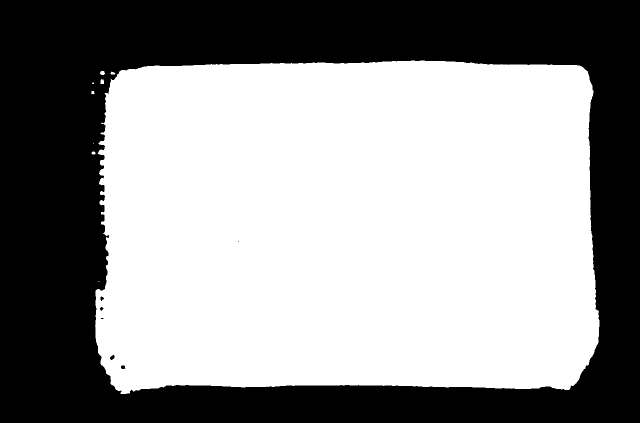
#> input picture debug999.png, 1280 x 845 px (shown at 1/2 size)
$ python '边缘检测的探索5.py'
#> lines starting #> are read from the running program, lines starting #| are printed output that depends on the picture; after the words box and inside, x2 and y2 are one past the last pixel; in counts of white or black regions, pixels touching at a corner belong together; long printed decimals are rounded

#======从mask 变到 图像的四角定位.

import cv2  #######边缘检测.
import argparse
import imutils
import cv2

import numpy as np


import argparse
import imutils
import cv2

import cv2
import numpy as np

#写一个方法用于展示图像，展示后按任意键继续下行代码
# [5 lines left out: function cv_show, not called in this run]

img = cv2.imread('debug999.png',0).astype(np.uint8)*1
#> img: shape (845, 1280); 58.3% white; 7 black regions (2 under 20 px), largest, box (x1, y1, x2, y2) and area: (0, 0, 1280, 845) 450940, (220, 710, 229, 720) 60, (242, 731, 251, 738) 52, (201, 593, 208, 602) 41, (200, 614, 207, 622) 35
# img = cv2.imread('0分割算法之后的各个小图片.png',0).astype(np.uint8)*1
# print(sum(sum(img2-img)))
# cv2.imwrite('img.png',img)

print(1)


#就是上一章的内容，具体就是会输出一个轮廓图像并返回一个轮廓数据
def draw_contour(img,color,width):
    import numpy as np
    kernel = np.ones((1, 5), np.uint8)
    if len(img.shape)>2:
        gray = cv2.cvtColor(img, cv2.COLOR_BGR2GRAY)#转换灰度图
    else:
        gray=img
    cv2.imwrite('gray.png',gray)
    ret, binary = cv2.threshold(gray,0,255,cv2.THRESH_BINARY+cv2.THRESH_TRIANGLE)
    binary2 = cv2.morphologyEx(binary, cv2.MORPH_CLOSE, kernel, anchor=(2, 0), iterations=22) # 二值化.
    #模糊化.


    binary = cv2.blur(img,(5,5))
    binary = cv2.blur(binary,(5,5))
    binary = cv2.blur(binary,(5,5))
    binary = cv2.boxFilter(binary,-1,(5,5), normalize=True )
    cv2.imwrite('binary998.png',binary)
    if 1:
    # 边缘检测, Sobel算子大小为3
        edges = cv2.Canny(binary, 100, 200, apertureSize=3)
        # 霍夫曼直线检测
        cv2.imwrite('binary997.png',edges )

        gao=edges.shape[0]
        chang=edges.shape[1]


        lines = cv2.HoughLinesP(edges, 1, 1*np.pi / 180, int((gao+chang)/40), minLineLength=(gao+chang)/20, maxLineGap=(gao+chang)/20)


#setp1: 现在各个直线.进行分成4类. 然后再拟合4个直线.!!!!!!!!!!!!!!!
        #=======首先算出 每个直线的旋转角度.
        #====直接算斜率
        # xielv=[]
        # for i in lines:
        #     xielv.append('inf' if not i[0][3]-i[0][1] else (i[0][3]-i[0][1])/(i[0][2]-i[0][0]))
        #     print()

        print()
        import math
        #=========输入一个直线, 计算他跟x轴的夹角.
        def jiajiao(line):   # 4点决定一个线
                if (line[2]-line[0]) :
                    a=math.atan((line[3]-line[1])/(line[2]-line[0]))/math.pi*180
                    # if a<0:
                    #     return 180+a
                    return a
                else:
                    return 90
        # a=jiajiao([0,0,-1,1])
        a=[jiajiao([i[0][0],i[0][1],i[0][2],i[0][3]]) for i in lines]
        jiajiaobaocun=a

        import matplotlib.pyplot as plt
        import numpy as np
        # import libraries
        import numpy as np
        import pandas as pd
        import matplotlib.pyplot as plt
        a=[round(i) for i in a]
        print(a)
        plt.hist(a, density=False)
        plt.savefig('aaaa.png')
        print()
        # 按照相差上下10度来分类.

        #============下面按照上下15度进行分类.因为每一个类别一定有一个中间轴.中间轴一定是这些店里面的值.我们来存索引.
        # yuzhi=15
        if a:#
                pass
                #根据我们身份证的理解.
                # 我们要的2个中州一定是距离最大的.一般是0和90度.
                juli=0#先算出距离最大值.
                for dex,i in enumerate(a):
                    for dex2,j in enumerate(a):
                        tmp=min(abs(i-j),abs(180+i-j),abs(180-i+j))
                        if tmp>juli:
                            baocun=dex,dex2
                            juli=tmp
                print(baocun,juli)
                yuzhi=juli/3
        else:
            print('没有任何一个直线,所以算法不进行后续边界识别')
        if baocun:
            j=a[baocun[0]]
            list1=[dex for dex,i in enumerate(a) if min(abs(i-j),abs(180+i-j),abs(180-i+j))<yuzhi]
            j=a[baocun[1]]
            list2=[dex for dex,i in enumerate(a) if min(abs(i-j),abs(180+i-j),abs(180-i+j))<yuzhi]
        print('打印两组直线角度阵营',list1,list2)
        #=========分别算投影, 去掉一个方向分量之后我们进行第二次细分这2住店.这样就得到了4个边的阵营.


        zhixianfenzu=[]
        a1=list1
        a2=list2
        for aaa in [a1,a2]:
            #======算出每个阵营的投影直线.
            #==先算每个阵营的中心直线
            zhenying=aaa
            zhenyingjiaodu=[a[i] for i in list1]
            zhenyingzhixianjiaodu=sum(zhenyingjiaodu)/len(zhenyingjiaodu)
            print(zhenyingzhixianjiaodu)
            chuizhijiaodu=zhenyingzhixianjiaodu+90


            a=math.tan(chuizhijiaodu/180*math.pi)
            xiangliang=(1,a*1)
            list1zhongdian=[[(lines[i][0][0]+lines[i][0][2])/2,(lines[i][0][1]+lines[i][0][3])/2] for i in list1]
            touying=[(i[0]*xiangliang[0]+i[1]*xiangliang[1])/math.sqrt(xiangliang[0]**2+xiangliang[1]**2) for i in list1zhongdian]


            #=========继续用间隔来分类
            juli=0#先算出距离最大值.
            for dex,i in enumerate(touying):
                for dex2,j in enumerate(touying):
                    tmp=abs(i-j)
                    if tmp>juli:
                        baocun=dex,dex2
                        juli=tmp
            print(baocun,juli)
            yuzhi=juli/3
            print(a)
            a=touying
            if baocun:
                j=a[baocun[0]]
                list1=[dex for dex,i in enumerate(a) if abs(i-j)<yuzhi]
                j=a[baocun[1]]
                list2=[dex for dex,i in enumerate(a) if abs(i-j)<yuzhi]

            print(1)
            list1inalldex=[zhenying[i] for i in list1]
            list2inalldex=[zhenying[i] for i in list2]
            zhixianfenzu.append(list1inalldex)
            zhixianfenzu.append(list2inalldex)
            print()
        print()
        zhixianfenzu# 里面有4个数组, 每个数组表示一个直线族.
        #=========下面把每组的直线拟合成一条直线
        #==================
        all_four_line=[]
        if len(zhixianfenzu)==4:
            pass
        #没太好思路, 就平均数吧
            for i in zhixianfenzu:
                tmpzhixian= np.squeeze(lines[i], axis = 1)
                tmpjiajiao=np.array(jiajiaobaocun)[i].mean()
                tmpzhongxindian=np.array([(tmpzhixian[:,0]+tmpzhixian[:,2])/2,(tmpzhixian[:,1]+tmpzhixian[:,3])/2]).T


                tmpzhongdian2=tmpzhixian.mean(axis=0)
                tmpzhongdian2=(tmpzhongdian2[0]+tmpzhongdian2[2])/2,(tmpzhongdian2[1]+tmpzhongdian2[3])/2
                print(1)
                all_four_line.append([tmpzhongdian2,tmpjiajiao])
        #=======转化为双点是.
        all_four_line2=[]
        for i in all_four_line:
                dian=i[0]
                jiaodu=i[1]
                a=math.tan(jiaodu/180*math.pi)
                all_four_line2.append([dian[0],dian[1],dian[0]+1,dian[1]+a])
        all_four_line=all_four_line2
        #===========计算交点
        def cross_point(line1, line2):  # 计算交点函数
            #是否存在交点
            point_is_exist=False
            x=0
            y=0
            x1 = line1[0]  # 取四点坐标
            y1 = line1[1]
            x2 = line1[2]
            y2 = line1[3]

            x3 = line2[0]
            y3 = line2[1]
            x4 = line2[2]
            y4 = line2[3]

            if (x2 - x1) == 0:
                k1 = None
            else:
                k1 = (y2 - y1) * 1.0 / (x2 - x1)  # 计算k1,由于点均为整数，需要进行浮点数转化
                b1 = y1 * 1.0 - x1 * k1 * 1.0  # 整型转浮点型是关键

            if (x4 - x3) == 0:  # L2直线斜率不存在操作
                k2 = None
                b2 = 0
            else:
                k2 = (y4 - y3) * 1.0 / (x4 - x3)  # 斜率存在操作
                b2 = y3 * 1.0 - x3 * k2 * 1.0

            if k1 is None:
                if not k2 is None:
                    x = x1
                    y = k2 * x1 + b2
                    point_is_exist=True
            elif k2 is None:
                x=x3
                y=k1*x3+b1
            elif not k2==k1:
                x = (b2 - b1) * 1.0 / (k1 - k2)
                y = k1 * x * 1.0 + b1 * 1.0
                point_is_exist=True
            return point_is_exist,[x, y]
        #=======算每一个直线跟其他直线的交点
        #diyige :
        all3=[]
        tmp=all_four_line[0]
        tmp2=all_four_line[1]
        jiaodian1=cross_point(tmp,tmp2)
        tmp=all_four_line[0]
        tmp2=all_four_line[2]
        jiaodian2=cross_point(tmp,tmp2)
        tmp=all_four_line[0]
        tmp2=all_four_line[3]
        jiaodian3=cross_point(tmp,tmp2)
        all2=[]
        if jiaodian1[0]:
                all2.append(jiaodian1[1])
        if jiaodian2[0]:
                all2.append(jiaodian2[1])
        if jiaodian3[0]:
                all2.append(jiaodian3[1])
        all2.sort(key=lambda x:abs(x[0])+abs(x[1]) )
        all2=all2[:2]
        all3+=all2


        tmp=all_four_line[1]
        tmp2=all_four_line[0]
        jiaodian1=cross_point(tmp,tmp2)
        tmp=all_four_line[1]
        tmp2=all_four_line[2]
        jiaodian2=cross_point(tmp,tmp2)
        tmp=all_four_line[1]
        tmp2=all_four_line[3]
        jiaodian3=cross_point(tmp,tmp2)
        all2=[]
        if jiaodian1[0]:
                all2.append(jiaodian1[1])
        if jiaodian2[0]:
                all2.append(jiaodian2[1])
        if jiaodian3[0]:
                all2.append(jiaodian3[1])
        all2.sort(key=lambda x:abs(x[0])+abs(x[1]) )
        all2=all2[:2]
        all3+=all2
        print(1)

        #=====================check!!!!!!!!!!
        for line in lines:
        # 获取坐标
            x1, y1, x2, y2 = line[0]
            cv2.line(binary, (x1, y1), (x2, y2), (0, 255, 255), thickness=25)
        cv2.imwrite('binary999.png',binary)
        print(all_four_line,99999999999999999)

        #==============画点.
        if 0: # 原图画点.
            binary2=binary
            binary=cv2.imread('debug99k.png')
            binary=cv2.resize(binary,binary2.shape[:2][::-1])
            cv2.imwrite('debug1003.png',binary)
        binary=gray
        for i in all3:
            binary=cv2.circle(binary,(int(i[0]),int(i[1])),40,(255,255,255),2)
        print(all3,'所有的定位点!!!!!!!!!!!!最终的')
        cv2.imwrite('debug1002.png',binary)
        #=======因为平行肯定有一个线超长.
        # contours,hierarchy = cv2.findContours(binary2,cv2.RETR_CCOMP  ,cv2.CHAIN_APPROX_SIMPLE)
        # tuxingzhouchang=cv2.arcLength(contours[0], True)
        # print(1)
        #paixu jike


        #========裁剪代码

        all3=np.array(all3)[:,None,...]
        print(1)
        approx=all3
        n = []
        for x, y in zip(approx[:, 0, 0], approx[:, 0, 1]):
            n.append((x, y))
        n = sorted(n)
        sort_point = []
        n_point1 = n[:2]
        n_point1.sort(key=lambda x: x[1])
        sort_point.extend(n_point1)
        n_point2 = n[2:4]
        n_point2.sort(key=lambda x: x[1])
        n_point2.reverse()
        sort_point.extend(n_point2)
        p1 = np.array(sort_point, dtype=np.float32)
        h = (sort_point[1][1] - sort_point[0][1] )**2+ (sort_point[1][0] - sort_point[0][0] )**2# sort_point : 左上, 左下, 右下,右上.
        h=math.sqrt(h)
        w = (sort_point[2][0] - sort_point[1][0])**2+(sort_point[2][1] - sort_point[1][1])**2
        w=math.sqrt(w)
        pts2 = np.array([[0, 0], [0, h], [w, h], [w, 0]], dtype=np.float32)
        h=int(h)
        w=int(w)
        M = cv2.getPerspectiveTransform(p1, pts2)
        gray=cv2.imread('debug0.png')
        dst = cv2.warpPerspective(gray, M, (w, h))
        # print(dst.shape)
        def show(image, window_name):
            # cv2.namedWindow(window_name, 0)
            cv2.imwrite(window_name+'.png', image)

        if w < h:
            dst = np.rot90(dst)
        show(dst, "dst2")


        # lines = cv2.HoughLines(edges,1,np.pi/180,100)


    dsfadsfads

    contours,hierarchy = cv2.findContours(binary,cv2.RETR_CCOMP  ,cv2.CHAIN_APPROX_SIMPLE)
    cv2.arcLength(contour, True)


    contours = sorted(contours, key = cv2.contourArea, reverse = True)[0]
    copy = img.copy()
    resoult = cv2.drawContours(copy,contours[:],-1,color,width)
    cv2.imwrite('resoult.png',resoult)
    return contours


contour = draw_contour(img,(0,0,255),2)
#> in draw_contour, `ret, binary = cv2.threshold(gray,0,255,cv2.THRESH_BINARY+cv2.THRESH_TR..`: ret = 253
#> in draw_contour, `edges = cv2.Canny(binary, 100, 200, apertureSize=3)`:
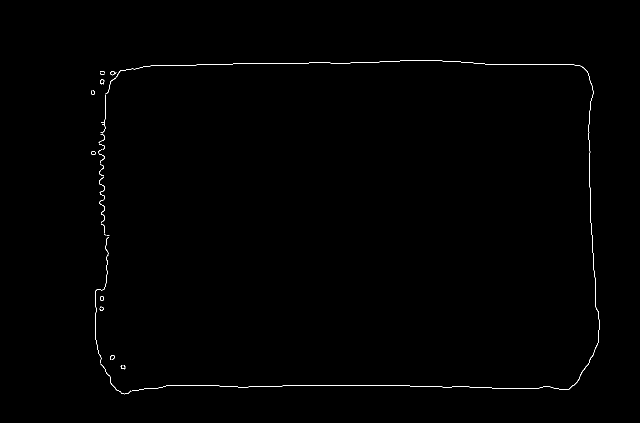
#> edges: shape (845, 1280) (shown at 1/2 size); 0.34% white in thin lines or dots, all inside (x1, y1, x2, y2) = (182, 120, 1199, 789)
#> in draw_contour, `lines = cv2.HoughLinesP(edges, 1, 1*np.pi / 180, int((gao+chang)/40), ..`: lines = 19 rows, first 6: [301, 131, 884, 121], [595, 770, 777, 770], [1173, 141, 1186, 533], [707, 771, 819, 771], [291, 132, 758, 124], [199, 407, 208, 143]
#> in jiajiao, `a=math.atan((line[3]-line[1])/(line[2]-line[0]))/math.pi*180`: a = -0.983
#> in draw_contour, `a=[jiajiao([i[0][0],i[0][1],i[0][2],i[0][3]]) for i in lines]`: a = [-0.983, 0, 88.1, 0, -0.981, -88.05, 1.51, 86.2, -86.92, 86.82, -1.04, 0.855, 88.02, 88.1, -86.91, -88.06, 0, 90, -87.04]
#> in draw_contour, `jiajiaobaocun=a`: jiajiaobaocun has the same summary as a
#> in draw_contour, `a=[round(i) for i in a]`: a = [-1, 0, 88, 0, -1, -88, 2, 86, -87, 87, -1, 1, 88, 88, -87, -88, 0, 90, -87]
#| [-1, 0, 88, 0, -1, -88, 2, 86, -87, 87, -1, 1, 88, 88, -87, -88, 0, 90, -87]
#> in draw_contour, `plt.savefig('aaaa.png')`:
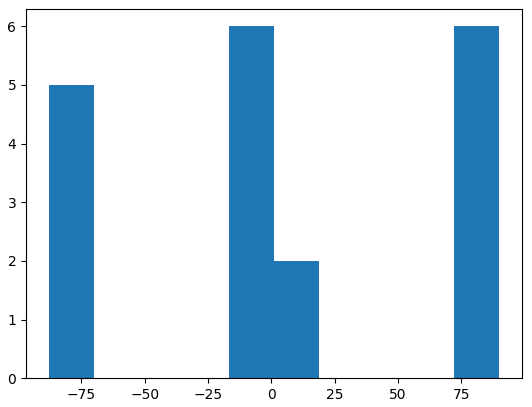
#> figure drawn by matplotlib, 1 panel
#> the loop in draw_contour, `for dex,i in enumerate(a):` made 19 passes
#> i on passes 1 to 8: -1, 0, 88, 0, -1, -88, 2, 86
#> after the loop in draw_contour, `for dex,i in enumerate(a):`: baocun = (1, 17); juli = 90
#| (1, 17) 90
#> in draw_contour, `yuzhi=juli/3`: yuzhi = 30
#> in draw_contour, `j=a[baocun[0]]`: j = 0
#> in draw_contour, `list1=[dex for dex,i in enumerate(a) if min(abs(i-j),abs(180+i-j),abs(..`: list1 = [0, 1, 3, 4, 6, 10, 11, 16]
#> in draw_contour, `j=a[baocun[1]]`: j = 90
#> in draw_contour, `list2=[dex for dex,i in enumerate(a) if min(abs(i-j),abs(180+i-j),abs(..`: list2 = [2, 5, 7, 8, 9, 12, 13, 14, 15, 17, 18]
#| 打印两组直线角度阵营 [0, 1, 3, 4, 6, 10, 11, 16] [2, 5, 7, 8, 9, 12, 13, 14, 15, 17, 18]
#> in draw_contour, `a1=list1`: a1 = [0, 1, 3, 4, 6, 10, 11, 16]
#> in draw_contour, `a2=list2`: a2 = [2, 5, 7, 8, 9, 12, 13, 14, 15, 17, 18]
#> the loop in draw_contour, `for aaa in [a1,a2]:` made 2 passes
#> (zhenying, zhenyingjiaodu, zhenyingzhixianjiaodu, chuizhijiaodu, xiangliang, list1zhongdian, touying) on pass 2: ([2, 5, 7, 8, 9, 12, 13, 14, 15, 17, 18], [126, 128, 127, 128.5], 127.4, 217.4, (1, 0.764), [[592.5, 126], [763, 771], [203.5, 275], [1000, 775.5]], [547.3, 1074.4, 328.7, 1265.4])
#> (printed output is left out)
#> after the loop in draw_contour, `for aaa in [a1,a2]:`: baocun = (2, 3); zhixianfenzu = [[0, 4, 10, 11], [1, 3, 6, 16], [2, 7], [5, 8]]
#> the loop in draw_contour, `for i in zhixianfenzu:` made 4 passes
#> (i, tmpjiajiao, tmpzhongxindian, tmpzhongdian2) on passes 1 to 2: ([0, 4, 10, 11], -0.537, [[592.5, 126], [524.5, 128], [478.5, 127], [1055.5, 128.5]], (662.8, 127.4)), ([1, 3, 6, 16], 0.377, [[686, 770], [763, 771], [1000, 775.5], [501.5, 772]], (737.6, 772.1))
#> (printed output is left out)
#> after the loop in draw_contour, `for i in zhixianfenzu:`: all_four_line = [[(662.8, 127.4), -0.537], [(737.6, 772.1), 0.377], [(1184, 439), 87.15], [(205.2, 286.2), -87.48]]
#> the loop in draw_contour, `for i in all_four_line:` made 4 passes
#> (dian, jiaodu, a) on passes 1 to 4: ((662.8, 127.4), -0.537, -0.00937), ((737.6, 772.1), 0.377, 0.00658), ((1184, 439), 87.15, 20.09), ((205.2, 286.2), -87.48, -22.75)
#> after the loop in draw_contour, `for i in all_four_line:`: all_four_line2 = [[662.8, 127.4, 663.8, 127.4], [737.6, 772.1, 738.6, 772.1], [1184, 439, 1185, 459.1], [205.2, 286.2, 206.2, 263.5]]
#> in draw_contour, `all_four_line=all_four_line2`: all_four_line has the same summary as all_four_line2
#> in draw_contour, `tmp=all_four_line[0]`: tmp = [662.8, 127.4, 663.8, 127.4]
#> in draw_contour, `tmp2=all_four_line[1]`: tmp2 = [737.6, 772.1, 738.6, 772.1]
#> in cross_point, `x1 = line1[0]`: x1 = 662.8
#> in cross_point, `y1 = line1[1]`: y1 = 127.4
#> in cross_point, `x2 = line1[2]`: x2 = 663.8
#> in cross_point, `y2 = line1[3]`: y2 = 127.4
#> in cross_point, `x3 = line2[0]`: x3 = 737.6
#> in cross_point, `y3 = line2[1]`: y3 = 772.1
#> in cross_point, `x4 = line2[2]`: x4 = 738.6
#> in cross_point, `y4 = line2[3]`: y4 = 772.1
#> in cross_point, `k1 = (y2 - y1) * 1.0 / (x2 - x1)`: k1 = -0.00937
#> in cross_point, `b1 = y1 * 1.0 - x1 * k1 * 1.0`: b1 = 133.6
#> in cross_point, `k2 = (y4 - y3) * 1.0 / (x4 - x3)`: k2 = 0.00658
#> in cross_point, `b2 = y3 * 1.0 - x3 * k2 * 1.0`: b2 = 767.3
#> in cross_point, `x = (b2 - b1) * 1.0 / (k1 - k2)`: x = -39734.8
#> in cross_point, `y = k1 * x * 1.0 + b1 * 1.0`: y = 505.9
#> in draw_contour, `jiaodian1=cross_point(tmp,tmp2)`: jiaodian1 = (True, [-39734.8, 505.9])
#> in draw_contour, `tmp2=all_four_line[2]`: tmp2 = [1184, 439, 1185, 459.1]
#> in draw_contour, `jiaodian2=cross_point(tmp,tmp2)`: jiaodian2 = (True, [1168.3, 122.6])
#> in draw_contour, `tmp2=all_four_line[3]`: tmp2 = [205.2, 286.2, 206.2, 263.5]
#> in draw_contour, `jiaodian3=cross_point(tmp,tmp2)`: jiaodian3 = (True, [212, 131.6])
#> in draw_contour, `all2=all2[:2]`: all2 = [[212, 131.6], [1168.3, 122.6]]
#> in draw_contour, `tmp=all_four_line[1]`: tmp = [737.6, 772.1, 738.6, 772.1]
#> in draw_contour, `tmp2=all_four_line[0]`: tmp2 = [662.8, 127.4, 663.8, 127.4]
#> in draw_contour, `tmp2=all_four_line[2]`: tmp2 = [1184, 439, 1185, 459.1]
#> in draw_contour, `jiaodian2=cross_point(tmp,tmp2)`: jiaodian2 = (True, [1200.7, 775.2])
#> in draw_contour, `tmp2=all_four_line[3]`: tmp2 = [205.2, 286.2, 206.2, 263.5]
#> in draw_contour, `jiaodian3=cross_point(tmp,tmp2)`: jiaodian3 = (True, [184.1, 768.5])
#> in draw_contour, `all2=all2[:2]`: all2 = [[184.1, 768.5], [1200.7, 775.2]]
#> in draw_contour, `all3+=all2`: all3 = [[212, 131.6], [1168.3, 122.6], [184.1, 768.5], [1200.7, 775.2]]
#> the loop in draw_contour, `for line in lines:` made 19 passes
#> after the loop in draw_contour, `for line in lines:`:
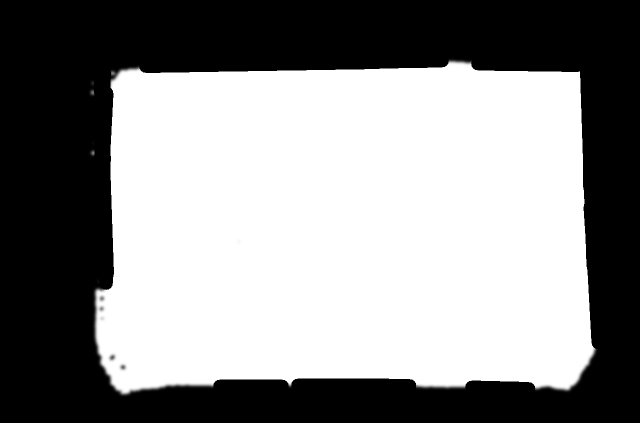
#> binary: shape (845, 1280) (shown at 1/2 size); min 0, max 255, mean 140.7
#| [[662.75, 127.375, 663.75, 127.366], [737.625, 772.125, 738.625, 772.132], [1184.0, 439.0, 1185.0, 459.092], [205.25, 286.25, 206.25, 263.495]] 99999999999999999
#> the loop in draw_contour, `for i in all3:` made 4 passes
#> pass 1, in draw_contour, `binary=cv2.circle(binary,(int(i[0]),int(i[1])),40,(255,255,255),2)`:
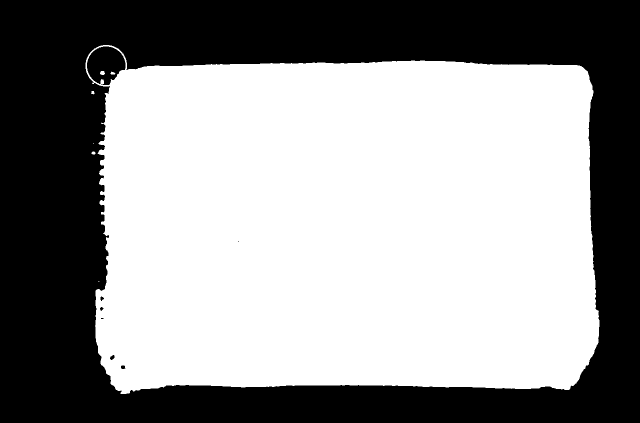
#> binary: shape (845, 1280) (shown at 1/2 size); 58.3% white; 8 black regions (2 under 20 px), largest, box (x1, y1, x2, y2) and area: (0, 0, 1280, 845) 446140, (174, 93, 251, 170) 4177, (220, 710, 229, 720) 60, (242, 731, 251, 738) 52, (201, 593, 208, 602) 41, (200, 614, 207, 622) 35
#> pass 2, in draw_contour, `binary=cv2.circle(binary,(int(i[0]),int(i[1])),40,(255,255,255),2)`:
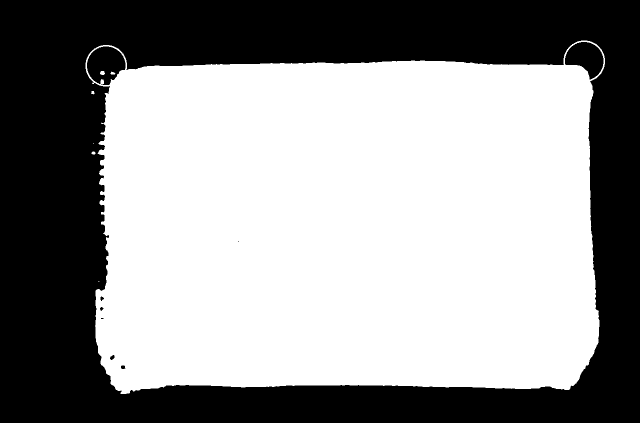
#> binary: shape (845, 1280) (shown at 1/2 size); 58.4% white; 9 black regions (2 under 20 px), largest, box (x1, y1, x2, y2) and area: (0, 0, 1280, 845) 441947, (174, 93, 251, 170) 4177, (1130, 84, 1207, 159) 3628
#> pass 3, in draw_contour, `binary=cv2.circle(binary,(int(i[0]),int(i[1])),40,(255,255,255),2)`:
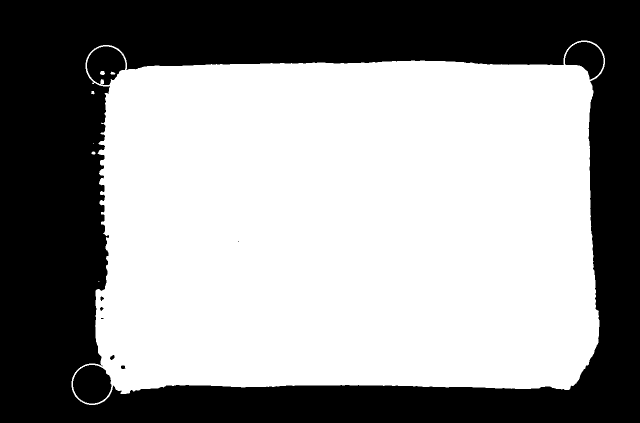
#> binary: shape (845, 1280) (shown at 1/2 size); 58.5% white; 10 black regions (2 under 20 px), largest, box (x1, y1, x2, y2) and area: (0, 0, 1280, 845) 436673, (146, 730, 223, 807) 4614, (174, 93, 251, 170) 4177
#> after the loop in draw_contour, `for i in all3:`:
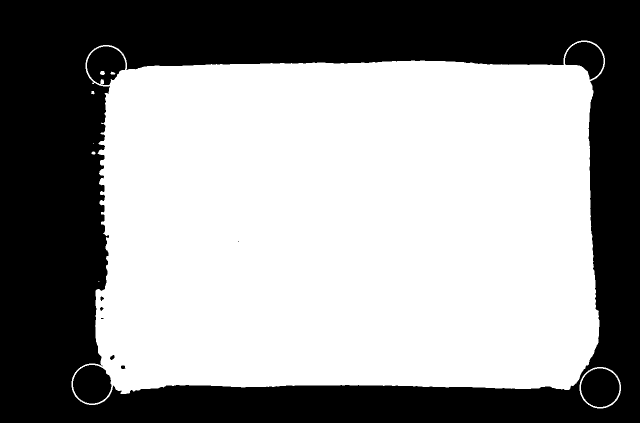
#> binary: shape (845, 1280) (shown at 1/2 size); 58.5% white; 11 black regions (2 under 20 px), largest, box (x1, y1, x2, y2) and area: (0, 0, 1280, 845) 431254, (1162, 737, 1239, 814) 4651, (146, 730, 223, 807) 4614
#| [[212.046, 131.598], [1168.254, 122.638], [184.057, 768.484], [1200.732, 775.171]] 所有的定位点!!!!!!!!!!!!最终的
#> in draw_contour, `approx=all3`: approx has the same summary as all3
#> the loop in draw_contour, `for x, y in zip(approx[:, 0, 0], approx[:, 0, 1]):` made 4 passes
#> after the loop in draw_contour, `for x, y in zip(approx[:, 0, 0], approx[:, 0, 1]):`: n = [(212, 131.6), (1168.3, 122.6), (184.1, 768.5), (1200.7, 775.2)]
#> in draw_contour, `n = sorted(n)`: n = [(184.1, 768.5), (212, 131.6), (1168.3, 122.6), (1200.7, 775.2)]
#> in draw_contour, `n_point1 = n[:2]`: n_point1 = [(184.1, 768.5), (212, 131.6)]
#> in draw_contour, `n_point2 = n[2:4]`: n_point2 = [(1168.3, 122.6), (1200.7, 775.2)]
#> in draw_contour, `p1 = np.array(sort_point, dtype=np.float32)`: p1 = [[212, 131.6], [184.1, 768.5], [1200.7, 775.2], [1168.3, 122.6]]
#> in draw_contour, `h = (sort_point[1][1] - sort_point[0][1] )**2+ (sort_point[1][0] - sor..`: h = 406406.7
#> in draw_contour, `h=math.sqrt(h)`: h = 637.5
#> in draw_contour, `w = (sort_point[2][0] - sort_point[1][0])**2+(sort_point[2][1] - sort_..`: w = 1033671.4
#> in draw_contour, `w=math.sqrt(w)`: w = 1016.7
#> in draw_contour, `pts2 = np.array([[0, 0], [0, h], [w, h], [w, 0]], dtype=np.float32)`: pts2 = [[0, 0], [0, 637.5], [1016.7, 637.5], [1016.7, 0]]
#> in draw_contour, `h=int(h)`: h = 637
#> in draw_contour, `w=int(w)`: w = 1016
#> in draw_contour, `M = cv2.getPerspectiveTransform(p1, pts2)`: M = [[1.11, 0.0488, -241.7], [0.0102, 1.08, -144.8], [2.65e-05, 0.000101, 1]]
#> (the run stopped early here; a loop or call above may not have finished)
